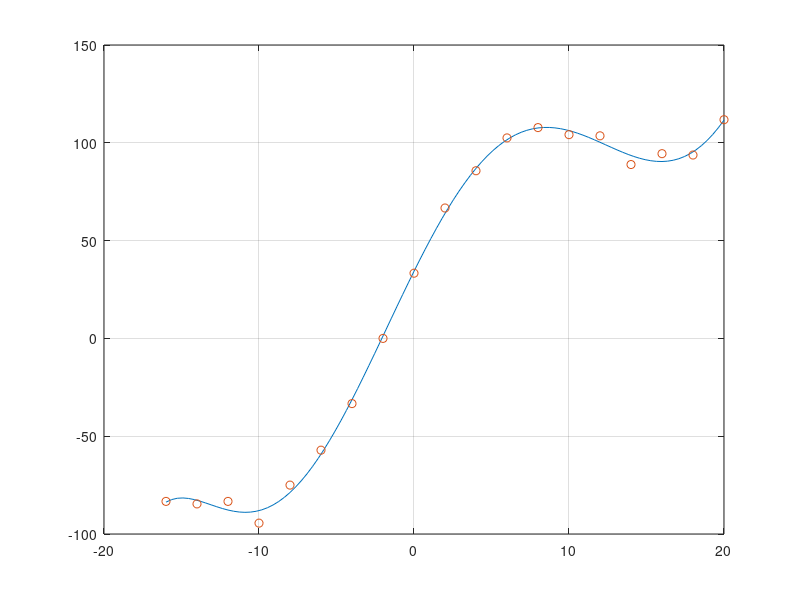

Source code (MATLAB): (Note: this script raises an error after producing the figure.)
alpha = [-16 -14 -12 -10 -8 -6 -4 -2 0 2 4 6 8 10 12 14 16 18 20];
cl = [ -1 -1.1 -1 -.85 -.6 -.4 -.2 0 .2 .4 .6 .82 .97 1.25 1.45 1.6 1.7 1.5 1.23];
cd = [.012 .013 .012 .009 .008 .007 .006 .0055 .006 .006 .007 .008 .009 .012 .014 .018 .018 .016 .011];

clbycd = cl./cd;

p = polyfit(alpha,clbycd,6);

x1 = linspace(-16,20);
y1 = polyval(p,x1);


figure()
plot(x1,y1);
hold on
grid on
plot(alpha, clbycd,'o');
xline(0);
yline(0);
xlim([-20 24])
ylim([-150 150]);
legend("Fitted Curve of Degree 6","Data Points",'Location','northwest');
xlabel("Angle of Attack (degrees)");
ylabel('$\displaystyle\frac{c_l}{c_d}$','interpreter','latex')
title('$\displaystyle\frac{c_l}{c_d}$ vs. Angle of Attack','interpreter','latex');
set(gca,'FontName','Times');
set(gca,'FontSize',12);
set(get(gca,'ylabel'),'rotation',0)
